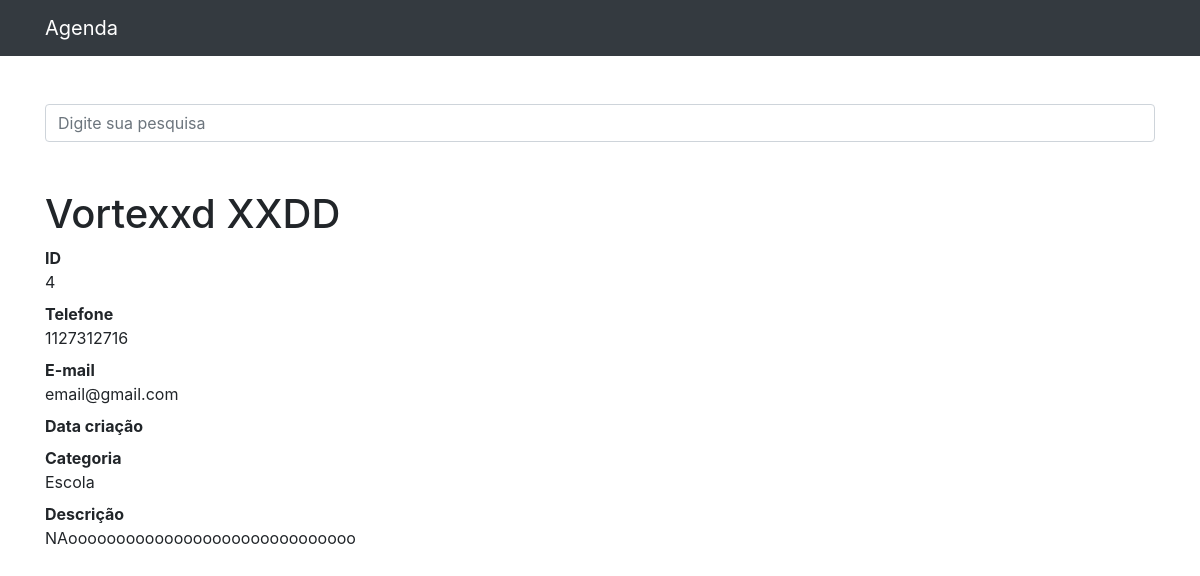
/4, run on the app's committed database.
### contatos/models.py (models this page shows, shortened)
class Contato(models.Model):
    nome = models.CharField(max_length=255)
    sobrenome = models.CharField(max_length=255, blank=True)
    telefone = models.CharField(max_length=255)
    email = models.CharField(max_length=255, blank=True)
    data_crianao = models.DateTimeField(default=timezone.now)
    descrinao = models.TextField(blank=True)
    categoria = models.ForeignKey(Categoria, on_delete=models.DO_NOTHING)
    mostrar = models.BooleanField(default=True)
    foto = models.ImageField(blank=True, upload_to='fotos/%Y/%m')

class Categoria(models.Model):
    nome = models.CharField(max_length=255)
    def __str__(self):
        return self.nome

### contatos/views.py (the view)
# urls.py: path('<int:contato_id>', views.ver_contato, name='ver_contato'),
def ver_contato(request, contato_id):
    contato = get_object_or_404(Contato, id=contato_id)
    if not contato.mostrar:
        raise Http404()
    return render(request, 'contatos/ver_contato.html', {
        'contato': contato
    })

### contatos/templates/contatos/ver_contato.html (shortened to what this page needs)
{% extends 'base.html' %}
{% block 'conteudo' %}
<h1 class="mt-5">{{ contato.nome }} {{ contato.sobrenome }}</h1>
<dl>
      <dt>ID</dt>
      <dd>{{ contato.id }}</dd>
      <dt>Telefone</dt>
      <dd>{{ contato.telefone }}</dd>
      <dt>E-mail</dt>
      <dd>{{ contato.email }}</dd>
      <dt>Data criação</dt>
      <dt>Categoria</dt>
      <dd>{{ contato.categoria }}</dd>
      <dt>Descrição</dt>
      <dd>
      {{ contato.descrinao }}
      </dd>
</dl>
{%endblock%}

### data on the page
Contato: nome "Vortexxd", sobrenome "XXDD", id "4", telefone "1127312716", email "email@gmail.com", categoria "Escola", descrinao "NAoooooooooooooooooooooooooooooo"
